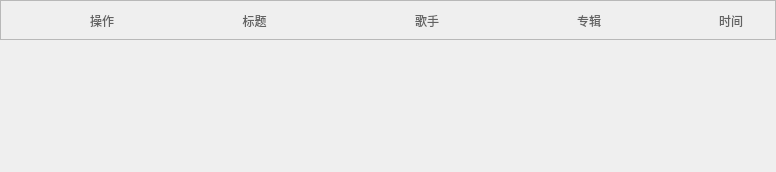
                                 <widget class="QWidget" name="scrollAreaWidgetContents_5">
                                  <property name="geometry">
                                   <rect>
                                    <x>0</x>
                                    <y>0</y>
                                    <width>776</width>
                                    <height>172</height>
                                   </rect>
                                  </property>
                                  <layout class="QVBoxLayout" name="verticalLayout_34">
                                   <property name="spacing">
                                    <number>0</number>
                                   </property>
                                   <property name="leftMargin">
                                    <number>0</number>
                                   </property>
                                   <property name="topMargin">
                                    <number>0</number>
                                   </property>
                                   <property name="rightMargin">
                                    <number>0</number>
                                   </property>
                                   <property name="bottomMargin">
                                    <number>0</number>
                                   </property>
                                   <item>
                                    <widget class="QFrame" name="frame_music_all_recco">
                                     <property name="minimumSize">
                                      <size>
                                       <width>0</width>
                                       <height>40</height>
                                      </size>
                                     </property>
                                     <property name="maximumSize">
                                      <size>
                                       <width>16777215</width>
                                       <height>40</height>
                                      </size>
                                     </property>
                                     <property name="styleSheet">
                                      <string notr="true">QPushButton{
	border:none;
	color:rgb(98, 98, 98);
	text-align :center;
}
QPushButton:hover{  
	padding-bottom:4px; 
}
QPushButton:focus {
      color: rgb(255, 192, 2);;
      outline: 0px;
    }</string>
                                     </property>
                                     <property name="frameShape">
                                      <enum>QFrame::StyledPanel</enum>
                                     </property>
                                     <property name="frameShadow">
                                      <enum>QFrame::Raised</enum>
                                     </property>
                                     <layout class="QHBoxLayout" name="horizontalLayout_music_all_recco">
                                      <property name="spacing">
                                       <number>0</number>
                                      </property>
                                      <property name="leftMargin">
                                       <number>0</number>
                                      </property>
                                      <property name="topMargin">
                                       <number>0</number>
                                      </property>
                                      <property name="rightMargin">
                                       <number>0</number>
                                      </property>
                                      <property name="bottomMargin">
                                       <number>0</number>
                                      </property>
                                      <item>
                                       <widget class="QPushButton" name="pushButton_music_all_181">
                                        <property name="minimumSize">
                                         <size>
                                          <width>0</width>
                                          <height>40</height>
                                         </size>
                                        </property>
                                        <property name="maximumSize">
                                         <size>
                                          <width>40</width>
                                          <height>16777215</height>
                                         </size>
                                        </property>
                                        <property name="text">
                                         <string/>
                                        </property>
                                       </widget>
                                      </item>
                                      <item>
                                       <widget class="QPushButton" name="pushButton_music_all_182">
                                        <property name="minimumSize">
                                         <size>
                                          <width>0</width>
                                          <height>40</height>
                                         </size>
                                        </property>
                                        <property name="maximumSize">
                                         <size>
                                          <width>50</width>
                                          <height>16777215</height>
                                         </size>
                                        </property>
                                        <property name="text">
                                         <string>操作</string>
                                        </property>
                                       </widget>
                                      </item>
                                      <item>
                                       <widget class="QPushButton" name="pushButton_music_all_183">
                                        <property name="minimumSize">
                                         <size>
                                          <width>219</width>
                                          <height>40</height>
                                         </size>
                                        </property>
                                        <property name="maximumSize">
                                         <size>
                                          <width>219</width>
                                          <height>16777215</height>
                                         </size>
                                        </property>
                                        <property name="text">
                                         <string>标题</string>
                                        </property>
                                       </widget>
                                      </item>
                                      <item>
                                       <widget class="QPushButton" name="pushButton_music_all_184">
                                        <property name="minimumSize">
                                         <size>
                                          <width>0</width>
                                          <height>40</height>
                                         </size>
                                        </property>
                                        <property name="maximumSize">
                                         <size>
                                          <width>90</width>
                                          <height>16777215</height>
                                         </size>
                                        </property>
                                        <property name="text">
                                         <string>歌手</string>
                                        </property>
                                       </widget>
                                      </item>
                                      <item>
                                       <widget class="QPushButton" name="pushButton_music_all_185">
                                        <property name="minimumSize">
                                         <size>
                                          <width>0</width>
                                          <height>40</height>
                                         </size>
                                        </property>
                                        <property name="maximumSize">
                                         <size>
                                          <width>198</width>
                                          <height>16777215</height>
                                         </size>
                                        </property>
                                        <property name="text">
                                         <string>专辑</string>
                                        </property>
                                       </widget>
                                      </item>
                                      <item>
                                       <widget class="QPushButton" name="pushButton_music_all_186">
                                        <property name="minimumSize">
                                         <size>
                                          <width>0</width>
                                          <height>40</height>
                                         </size>
                                        </property>
                                        <property name="maximumSize">
                                         <size>
                                          <width>50</width>
                                          <height>16777215</height>
                                         </size>
                                        </property>
                                        <property name="text">
                                         <string>时间</string>
                                        </property>
                                       </widget>
                                      </item>
                                     </layout>
                                    </widget>
                                   </item>
                                   <item>
                                    <spacer name="verticalSpacer_4">
                                     <property name="orientation">
                                      <enum>Qt::Vertical</enum>
                                     </property>
                                     <property name="sizeHint" stdset="0">
                                      <size>
                                       <width>20</width>
                                       <height>40</height>
                                      </size>
                                     </property>
                                    </spacer>
                                   </item>
                                  </layout>
                                 </widget>
